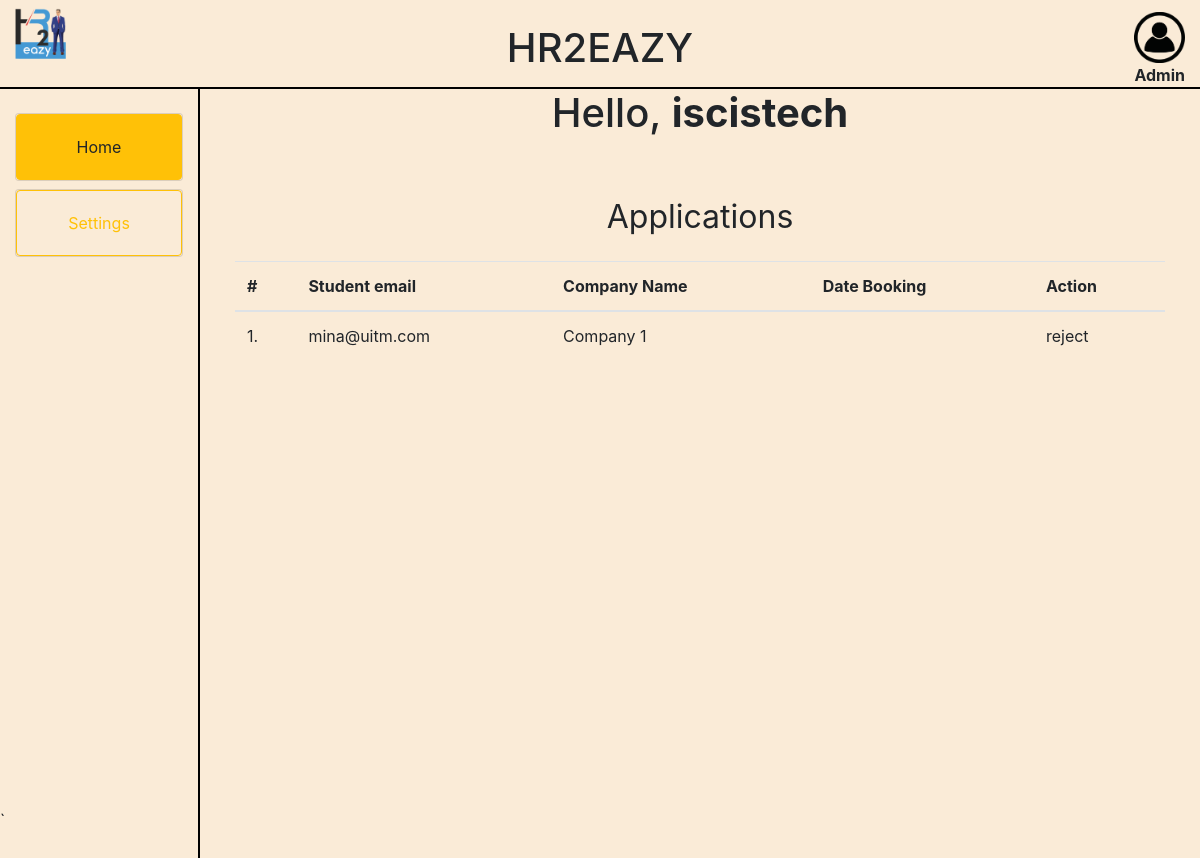
The page /home.php (signed in) on the database as committed earlier.
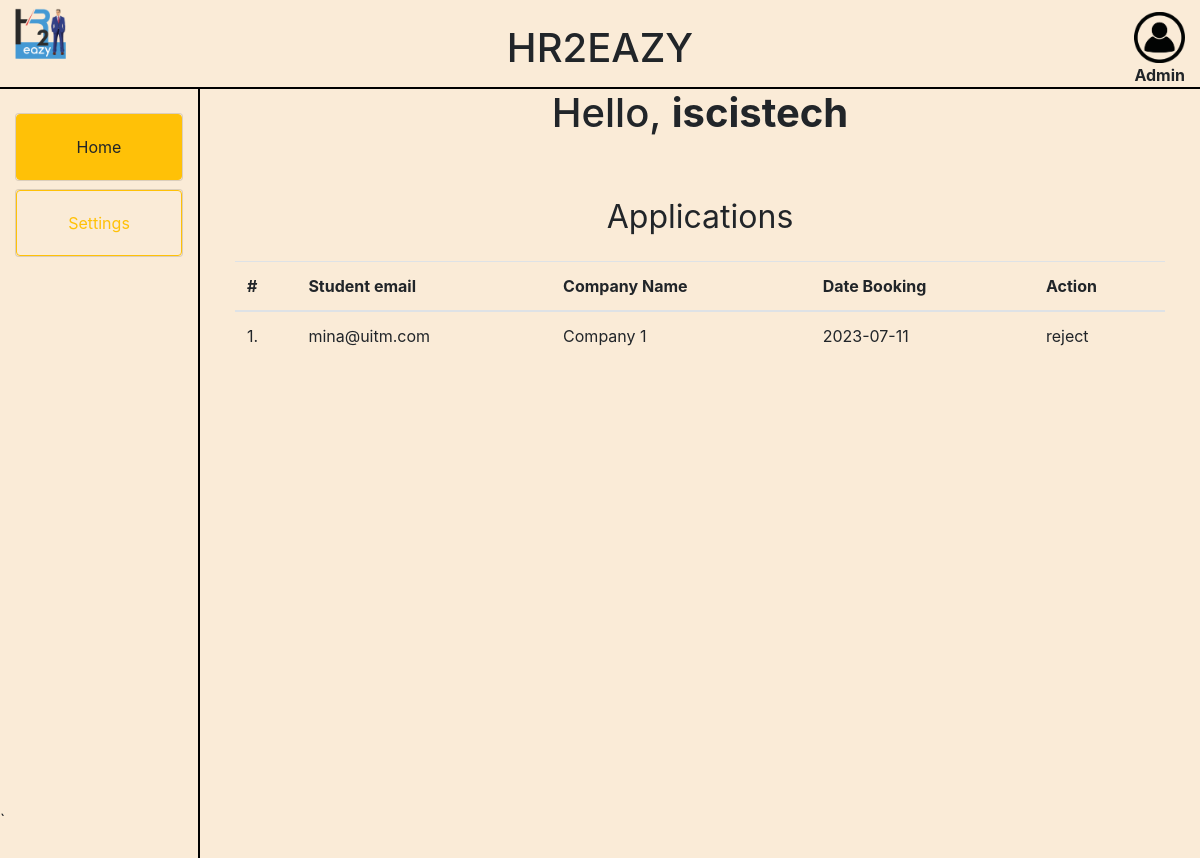
The same page on the database as committed later.
### tables this page shows
CREATE TABLE IF NOT EXISTS `applications` (
  `id` int NOT NULL AUTO_INCREMENT,
  `user_id` int NOT NULL,
  `job_id` int NOT NULL,
  `status` tinyint(1) DEFAULT NULL,
  `result` varchar(100) DEFAULT NULL,
  PRIMARY KEY (`id`),
  KEY `job_id` (`job_id`),
  KEY `user_id` (`user_id`)
);

CREATE TABLE IF NOT EXISTS `users` (
  `id` int NOT NULL AUTO_INCREMENT,
  `username` varchar(100) NOT NULL,
  `email` varchar(100) NOT NULL,
  `password` longtext NOT NULL,
  `role_id` int NOT NULL,
  `resume` longtext,
  `created_at` timestamp NOT NULL DEFAULT CURRENT_TIMESTAMP,
  `updated_at` timestamp NULL DEFAULT CURRENT_TIMESTAMP ON UPDATE CURRENT_TIMESTAMP,
  PRIMARY KEY (`id`),
  UNIQUE KEY `username` (`username`),
  UNIQUE KEY `email` (`email`),
  KEY `role_id` (`role_id`)
);

CREATE TABLE IF NOT EXISTS `jobs` (
  `id` int NOT NULL AUTO_INCREMENT,
  `name` varchar(100) NOT NULL,
  `location_id` int NOT NULL,
  `description` int DEFAULT NULL,
  `date_booking` date DEFAULT NULL,
  PRIMARY KEY (`id`),
  KEY `location_id` (`location_id`),
  KEY `description` (`description`)
);

### home.php (the view, shortened to what this page needs)
<?php
require_once "config.php";
$UserType = null;
if ($link !== false) {
    if ($_SESSION['role']['code'] == 'company') {
        $UserType = (object)[
            'username' => $_SESSION["username"],
            'type' => $_SESSION["role"]['code']
        ];
        $sql_applications = "SELECT * FROM applications WHERE status = 1";
        $result_applications = $link->query($sql_applications);
        $applications = [];
        while ($row = $result_applications->fetch_assoc()) {
            $applications[] = [
                "id" => $row["id"],
                "user_id" => $row["user_id"],
                "job_id" => $row["job_id"],
                "result" => $row["result"]
            ];
        }
        foreach ($applications as $key => $application) {
            $sql_application = "SELECT * FROM jobs WHERE id = " . $application['job_id'];
            $result_application = $link->query($sql_application);
            while ($row = $result_application->fetch_assoc()) {
                $applications[$key]["job"] = [
                    'name' => $row['name'],
                    'description' => $row['description']
                ];
                $applications[$key]["job"] = [
                    'name' => $row['name'],
                    'description' => $row['description'],
                    'date_booking' => $row['date_booking'],
                ];
            }
        }
        foreach ($applications as $key => $application) {
            $sql_user = "SELECT * FROM users WHERE id = " . $application['user_id'];
            $result_user = $link->query($sql_user);
            while ($row = $result_user->fetch_assoc()) {
                $applications[$key]["user"] = [
                    'username' => $row['username'],
                    'email' => $row['email']
                ];
            }
        }
    } else if ($_SESSION['role']['code'] == 'student') {
        $UserType = (object)[
            'username' => $_SESSION["username"],
            'type' => $_SESSION["role"]['code']
        ];
        $sql_applications = "SELECT * FROM applications WHERE result = 'accept' OR result = 'reject'";
        $result_applications = $link->query($sql_applications);
        $applications_accept = [];
        while ($row = $result_applications->fetch_assoc()) {
            $applications_accept[] = [
                "id" => $row["id"],
                "user_id" => $row["user_id"],
                "job_id" => $row["job_id"],
                "result" => $row["result"]
            ];
        }
        foreach ($applications_accept as $key => $application) {
            $sql_jobs = "SELECT * FROM jobs WHERE id = " . $application['job_id'];
            $result_jobs = $link->query($sql_jobs);
            while ($row = $result_jobs->fetch_assoc()) {
                $applications_accept[$key]["job"] = [
                    'name' => $row['name'],
                    'description' => $row['description'],
                    'location_id' => $row['location_id']
                ];
            }
        }
        foreach ($applications_accept as $key => $application) {
            $sql_location = "SELECT * FROM locations WHERE id = " . $application['job']['location_id'];
            $result_location = $link->query($sql_location);
            while ($row = $result_location->fetch_assoc()) {
                $applications_accept[$key]["location"] = [
                    'name' => $row['name'],
                ];
            }
        }
        $sql_document_current_user = "SELECT * FROM document WHERE user_id = " . $_SESSION['id'] . " LIMIT 1";
        $result_document_current_user = $link->query($sql_document_current_user);
        $user = [];
        while ($row = $result_document_current_user->fetch_assoc()) {
            $user["document"] = [
                "name" => $row['name'],
            ];
        }
        $sql_current_user_logbook = "SELECT * FROM logbooks WHERE user_id = " . $_SESSION['id'] . " LIMIT 1";
        $result_current_user_logbook = $link->query($sql_current_user_logbook);
        while ($row = $result_current_user_logbook->fetch_assoc()) {
            $user["logbook"] = [
                "id" => $row['id'],
                "name" => $row['name'],
                "file_dir" => $row["file_dir"],
                'mark' => $row['mark']
            ];
        }
        $sql_supervisors = "SELECT * FROM users WHERE role_id = 3 LIMIT 1";
        $result_supervisors = $link->query($sql_supervisors);
        $supervisors = [];
        while ($row = $result_supervisors->fetch_assoc()) {
            $supervisors[] = [
                "id" => $row['id'],
                "username" => $row['username']
            ];
        }
    }
}
?>
<!DOCTYPE html>
<html lang="en">
<head>
    <link rel="stylesheet" href="https://cdn.jsdelivr.net/npm/bootstrap@4.0.0/dist/css/bootstrap.min.css">
</head>
<body>
    <div class="container-fluid" style="height: 100%;">
    <div class="row mt-2" style="border-bottom: 2px solid #000000;">
    <div class="col-2">
            <img src="img/hr2eazy.png" alt="hr2eazy" style="width: 30%;">
    </div>
    <div class="col-8">
        <h1 class="text-center mt-3">HR2EAZY</h1>
    </div>
    <div class="col-2 text-right">
    <div class="dropdown mt-1">
            <a href="#" id="user-icon" data-toggle="dropdown" aria-haspopup="true" aria-expanded="false">
            <img src="img/iconn.png" alt="uitm_logo" style="width: 30%;">
            </a>
    </div>
            <span class="text-right">
                <b>
                    <?php if($_SESSION["role"]["name"] == "Company"){?>
                        Admin
                    <?php }?>
                </b>
            </span>
    </div>
    </div>
    <div class="row" style="height: 100%;">
    <div class="col-2 py-4" style="border-right: 2px solid #000000;">
        <ul class="no-bullets">
                <li>
     <div class="card">
            <a href="home.php" class="card-body btn btn-warning">
                 Home
            </a>
    </div>
                </li>
                <?php if ($_SESSION['role']['code'] === 'student' || $_SESSION['role']['code'] === 'company') { ?>
                <li class="mt-2">
    <div class="card">
            <a href="booking_training.php" class="card-body btn btn-outline-warning">
                 <?php if($UserType->type == 'company') echo "Settings"?>
            </a>
    </div>
               </li>
               <?php } ?>
                </ul>
    </div>
    <div class="col-10">
    <div class="d-flex justify-content-center">
             <h1>
                 Hello, <b><?php echo htmlspecialchars($_SESSION["username"]); ?></b>
            </h1>
    </div>
    <div class="mt-5 text-center " style="font-size: 2rem;">
        Applications
    </div>
    <?php if ($_SESSION['role']['code'] == 'company') { ?>
        <div class="card-body">
            <table class="table">
                <thead>
                    <tr>
                        <th>#</th>
                        <th>Student email</th>
                        <th>Company Name</th>
                        <th>Date Booking</th>
                        <th>Action</th>
                    </tr>
                </thead>
                <tbody>
                   <?php $x = 0; ?>
                   <?php foreach ($applications as $key => $application) { ?>
                    <tr>
                        <td><?php echo ++$x; ?>.</td>
                        <td>
                            <?php echo $application['user']['email']; ?>
                        </td>
                        <td>
                            <?php echo $application['job']['name']; ?>
                        </td>
                        <td>
                            <?php echo $application['job']['date_booking']; ?>
                        </td>
                        <td>
                    <?php if ($application['result'] == null) { ?>
        <button class="btn btn-success" onclick="resultApplicant('#formResultApplication<?php echo $application['id']; ?>', '<?php echo $application['id']; ?>')">Result</button>
            <form action="result_application.php" method="POST" id="formResultApplication<?php echo $application['id']; ?>">
            <input type="hidden" id="type_application_<?php echo $application['id'] ?>" name="type_application">
            <input type="hidden" name="application_id" value="<?php echo $application['id']; ?>">
             </form>
                    <?php } else { ?>
                    <?php echo $application['result']; ?>
                    <?php } ?>
                        </td>
                    </tr>
                    <?php } ?>
            </tbody>
            </table>
        </div>
    <?php } ?>
    </div>
    </div>
    </div>`
</body>
</html>

### home.php (style rules this page uses)
html, body { height: 100%; }
ul.no-bullets { list-style-type: none; padding: 0; margin: 0; }
.card { background-color: #FAEBD7; }
body { background-color: #FAEBD7; }

Rows that differ between the two databases and show on the page:
changed through a linked row, applications "reject": job.date_booking (not shown) → "2023-07-11"
